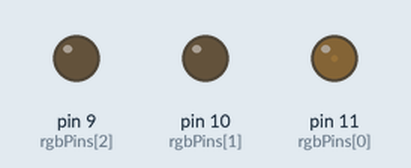
Simulated run of this sketch. Board: Arduino Uno, built with avr-gcc and run on an emulated ATmega328P. Parts: output pins drawn as LEDs (lit = HIGH).

Above: at 0.15 s.
At 6.4 s:
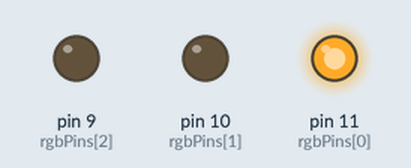
At 13.5 s:
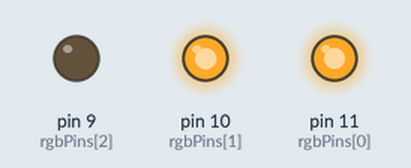
At 20.6 s:
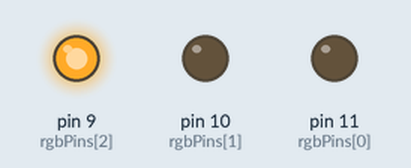
At 27.7 s:
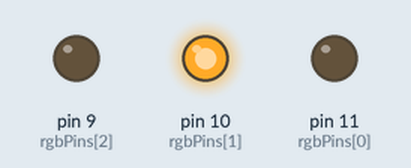
At 34.8 s:
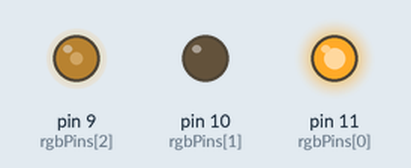
Timing chart, 0 to 40.0 s (numbered marks = the images above):
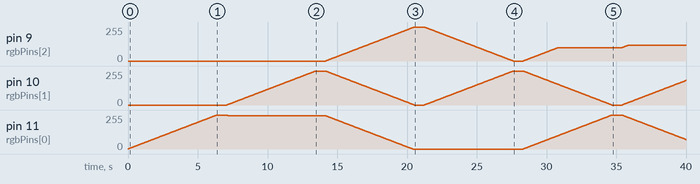

The sketch:

fading_rgb.ino
```cpp
/*
 * Arduino RGB LED with fading colors. Christmas decoration?
 * Author: Josef Naslund (my first Arduino project)
 * Date: 2019-11-28
 * For this project you need:
 *    -Arduino UNO compatible board
 *    -At least one RGB LED (common Cathode, like Kjell 90718)
 *    -Three resistors per LED (1x150 ohm for red pin, 2x100 ohm for green/blue)
 *    -Some wires and a breadboard or solder
 *    -Some diffuser for the LED, like household paper or some hot glue
 */

// These are PWM pins you can use: 11, 10, 9, 6, 5, 3
int rgbPins[] = {11, 10, 9};
int rgbPinsCount = 3;


// 'Led' Class
class Led{
    private:
        int red_pin, green_pin, blue_pin;
        int color[3] = {0, 0, 0}; int target_color[3] = {0, 0, 0};
    public:
        // don't use this constructor
        Led(){};

        // Do use this constructor
        Led(int red_pin, int green_pin, int blue_pin){
            this->red_pin = red_pin;
            this->green_pin = green_pin;
            this->blue_pin = blue_pin;
            analogWrite(red_pin, 0);
            analogWrite(green_pin, 0);
            analogWrite(blue_pin, 0);
        }

        // Check if Led has reached target color
        bool is_done(){
            bool done = true;
            for (int i = 0; i < 3; ++i){
                if (color[i] != target_color[i])
                    done = false;
            }
            return (done);
        }

        // set color to fade to
        void set_target_color(int red, int green, int blue){
            target_color[0] = red; // Red LED pin on 11
            target_color[1] = green; // pin 10
            target_color[2] = blue; // pin 9
        }

        // set 'color' in direction for 'target_color' and call to update()
        void tick_target(){
            if (color[0] < target_color[0])
                color[0]++;
            else if (color[0] > target_color[0]){
                color[0]--;
            }

            if (color[1] < target_color[1])
                color[1]++;
            else if (color[1] > target_color[1]){
                color[1]--;
            }

            if (color[2] < target_color[2])
                color[2]++;
            else if (color[2] > target_color[2]){
                color[2]--;
            }

            // call to update
            update();
        }

        // set PWM on Led pins to current color values
        void update(){
            analogWrite(red_pin, color[0]);
            analogWrite(green_pin, color[1]);
            analogWrite(blue_pin, color[2]);
        }
};

// Function to change color
void change_colors(Led & l, int red, int green, int blue, int delaytimewithin){
        l.set_target_color(red, green, blue);
        while (!l.is_done()){
            l.tick_target();
            delay(delaytimewithin);
        }
}

// the setup function runs once when you press reset or power the board
void setup() {
    // initialize digital pin LED_BUILTIN as an output.
    //pinMode(LED_BUILTIN, OUTPUT);
    for (int i = 0; i < rgbPinsCount; ++i){
        pinMode(rgbPins[i], OUTPUT);
    }
}

// bob will be our 'Led' object
Led bob = Led(rgbPins[0], rgbPins[1], rgbPins[2]);


// Color table
int COLORS[][3] = {
    { 255, 0, 0 }, // red
    { 250, 255, 0 }, // yellow
    { 0, 0, 255 },  // blue
    { 0, 255, 0 }, // green

    { 255, 0, 100 },  // cyan
    { 0, 255, 120 },  // sea green
    { 100, 100, 100 }  // white
};

// number of colors in above table
int NO_COLORS = 7;

// delay times
int delay_between = 700;
int delay_within = 25;

// running loop
void loop() {
    for (int i = 0; i < NO_COLORS; ++i){
        change_colors(bob, COLORS[i][0], COLORS[i][1], COLORS[i][2], delay_within);
        delay(delay_between);
    }
}
```
